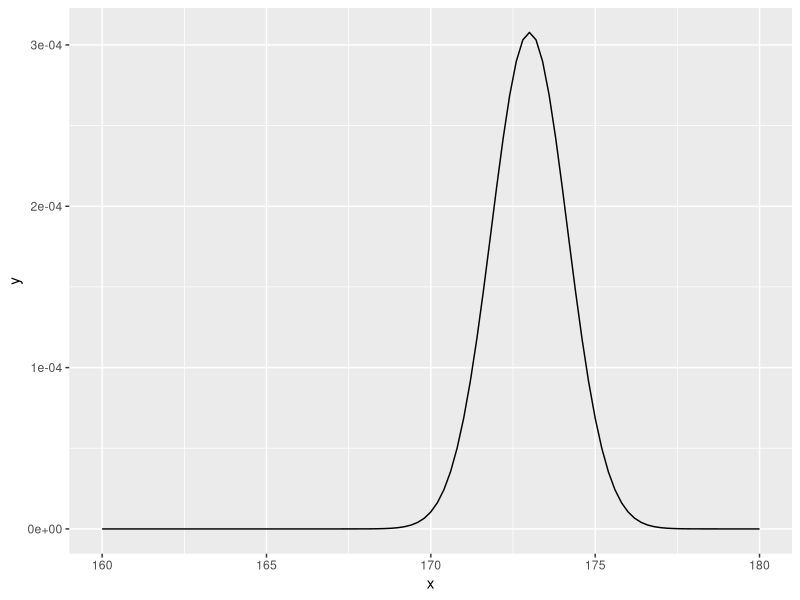

This chart was generated by the following R code:
library("ggplot2")
library("epitools")

# 1
#(1)

eq1 = function(x){dnorm(x,170,2)} #likelihood function for mu1
eq1.1<-function(x){log(eq1(x))} #loglikelihood function for mu1

# Graph of the likelihood function 
# ggplot(data.frame(x=c(160, 180)), aes(x=x)) +
#   stat_function(fun=eq1, geom="line") + 
#   xlab("x") +
#   ylab("y")

eq2 = function(x){dnorm(x,172,2)} #likelihood function for mu2
eq2.1 = function(x){log(eq2(x))} #loglikelihood function for mu2

eq3 = function(x){dnorm(x,177,2)} #likelihood function for mu3
eq3.1 = function(x){log(eq3(x))} #loglikelihood function for mu3

mu<-seq(160,180,0.1)

(L1=max(eq1.1(mu))*max(eq2.1(mu))*max(eq3.1(mu)))


# (2)

#likelihood function for mu1=mu2=mu3=mu
likelifun2<- function(x){
(8*pi)^(-1.5)*exp(-0.125*((170-x)^2+(172-x)^2 + (177-x)^2))
  }

# Graph of the likelihood function 
ggplot(data.frame(x=c(160, 180)), aes(x=x)) +
  stat_function(fun=likelifun2, geom="line") +
  xlab("x") +
  ylab("y")

max(likelifun2(mu))

(L2=log(max(likelifun2(mu))))

# (3)
(L3=log(likelifun2(168)))

# (4)

L1>L2
L2>L3

2*(L1-L2)
# pearson chisqaure statistics
# 
2*(L2-L3)


#2
#(1)
eq1 = function(x){dnorm(x,170,2)} #likelihood function for mu1
eq1.1<-function(x){log(eq1(x))} #loglikelihood function for mu1

# Graph of the likelihood function 
# ggplot(data.frame(x=c(160, 180)), aes(x=x)) +
#   stat_function(fun=eq1, geom="line") + 
#   xlab("x") +
#   ylab("y")

eq2 = function(x){dnorm(x,172,2)} #likelihood function for mu2
eq2.1 = function(x){log(eq2(x))} #loglikelihood function for mu2

eq3 = function(x){dnorm(x,177,2)} #likelihood function for mu3
eq3.1 = function(x){log(eq3(x))} #loglikelihood function for mu3

mu<-seq(150,180,0.1)

(L1.2<-max(eq1.1(mu))*max(eq2.1(mu))*max(eq3.1(mu)))


#(2)
dat=as.data.frame(matrix(c(0.5,1,1.5,170,172,177),byrow = FALSE, nrow = 3))
names(dat)=c('x','y')
fit<-lm(y ~ x, data=dat)
summary(fit)
166+dat$x*7
(L2.2=log((8*pi)^(-1.5)*exp(-0.125*((170-169.5)^2+(172-173.0)^2 + (177-176.5)^2))))

#(3)
163+dat$x*6
(L3.2=log((8*pi)^(-1.5)*exp(-0.125*((170-166)^2+(172-169)^2 + (177-172)^2))))

#(4)
L1.2>L2.2
L2.2>L3.2

2*(L1.2-L2.2)
2*(L2.2-L3.2)
#similar to pearson chisquare statistics

#(5)
eq1 = function(x){dnorm(x,170,sqrt(10))} #likelihood function for mu1
eq1.2<-function(x){log(eq1(x))} #loglikelihood function for mu1
eq2 = function(x){dnorm(x,172,sqrt(10))} #likelihood function for mu2
eq2.2 = function(x){log(eq2(x))} #loglikelihood function for mu2
eq3 = function(x){dnorm(x,177,sqrt(10))} #likelihood function for mu3
eq3.2 = function(x){log(eq3(x))} #loglikelihood function for mu3
(L1.3<-log(max(eq1(mu))^3))

(L2.3=log((20*pi)^(-1.5)*exp(-0.05*((170-169.5)^2+(172-173.0)^2 + (177-176.5)^2))))

(L3.3=log((20*pi)^(-1.5)*exp(-0.05*((170-166)^2+(172-169)^2 + (177-172)^2))))

L1.3>L2.3
L2.3>L3.3

2*(L1.3-L2.3)
2*(L2.3-L3.3)
#doent affect the order of three stats. but due to the increase of population variation,
#the deviance decreased.

#3
#(1)
cont<-matrix(c(22,18,26,14),byrow=TRUE,nrow=2)
row.names(cont)<-c('Male','Female')
colnames(cont)<-c('High','Low')
chisq.test(cont,correct = FALSE)
#행과열이 통계적으로 독립인가

#(2)
prop.test(cont)

#(3)
#install.packages('epitools')
# library(epitools)
riskratio.wald(cont,correction = FALSE)

estm<- (22/40)/(26/40)
log(estm)
se_log<-sqrt((18/40)/22 + (14/40)/26)
#95% ci for log estimate
lower<-log(estm)-1.96*se_log ; upper<-log(estm)+1.96*se_log
#95% ci for estimate(RR)
exp(lower);exp(upper)


#(4) 
#oddsratio.small(cont,correction=FALSE)
ore<-(22*14)/(18*26)
ase_log<-sqrt(1/22 + 1/26 + 1/18 + 1/14)
lo<-log(ore)-ase_log ; up<-log(ore)+ase_log
exp(lo);exp(up)

#(5)
a<-matrix(nrow = 80,ncol = 2)
colnames(a)<-c('Male','High')
a[1:40,1]<-1
a[1:22,2]<-1
a[41:66,2]<-1
for (k in 1:80)  {
  for (j in 1:2) {
    if (is.na(a[k,j])) a[k,j]=0
  }
}

df<-data.frame(a)
cor(df)
cor.test(df$Male,df$High)

#(6)
# 검정은 유효하지 않다. 
# 왜냐하면 남녀가 배우자를 선택할 때
# 자신과 유사한 교육 수준을 가졌는지가 중요한 요인이기 때문이다.
# 따라서 이러한 효과를 우선적으로 검정해야한다. 
# 그 방법으로는 켄달 타우 검정이 있다.
# 켄달 타우로 부부간의 학력이 유사한 짝표본과
# 상이한 짝표본의 수를 비교하므로서 부부 학력간에 
# 관련을 알아볼 수 있다.
